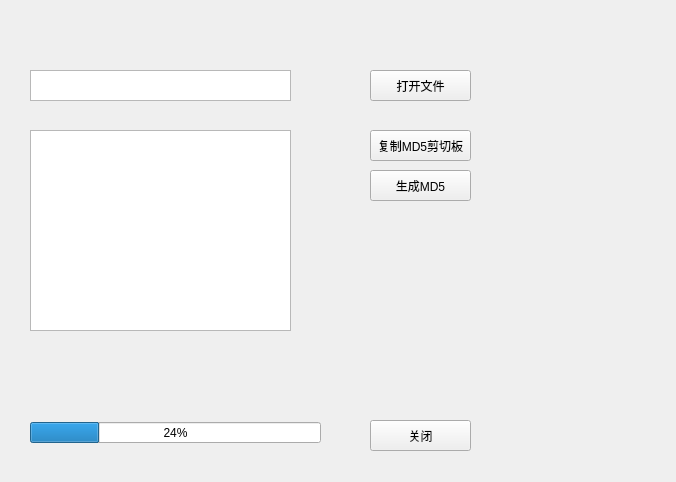
<?xml version="1.0" encoding="UTF-8"?>
<ui version="4.0">
 <class>Widget</class>
 <widget class="QWidget" name="Widget">
  <property name="geometry">
   <rect>
    <x>0</x>
    <y>0</y>
    <width>676</width>
    <height>482</height>
   </rect>
  </property>
  <property name="windowTitle">
   <string>Widget</string>
  </property>
  <widget class="QToolButton" name="toolButton">
   <property name="geometry">
    <rect>
     <x>370</x>
     <y>70</y>
     <width>101</width>
     <height>31</height>
    </rect>
   </property>
   <property name="text">
    <string>打开文件</string>
   </property>
  </widget>
  <widget class="QPushButton" name="pushButtonopen">
   <property name="geometry">
    <rect>
     <x>370</x>
     <y>130</y>
     <width>101</width>
     <height>31</height>
    </rect>
   </property>
   <property name="text">
    <string>复制MD5剪切板</string>
   </property>
  </widget>
  <widget class="QPlainTextEdit" name="plainTextEditfile">
   <property name="geometry">
    <rect>
     <x>30</x>
     <y>70</y>
     <width>261</width>
     <height>31</height>
    </rect>
   </property>
  </widget>
  <widget class="QPlainTextEdit" name="plainTextEditMD5Passwd">
   <property name="geometry">
    <rect>
     <x>30</x>
     <y>130</y>
     <width>261</width>
     <height>201</height>
    </rect>
   </property>
  </widget>
  <widget class="QPushButton" name="pushButtonopen_2">
   <property name="geometry">
    <rect>
     <x>370</x>
     <y>170</y>
     <width>101</width>
     <height>31</height>
    </rect>
   </property>
   <property name="text">
    <string>生成MD5</string>
   </property>
  </widget>
  <widget class="QProgressBar" name="progressBar">
   <property name="geometry">
    <rect>
     <x>30</x>
     <y>422</y>
     <width>291</width>
     <height>21</height>
    </rect>
   </property>
   <property name="value">
    <number>24</number>
   </property>
  </widget>
  <widget class="QPushButton" name="pushButtonopenclose">
   <property name="geometry">
    <rect>
     <x>370</x>
     <y>420</y>
     <width>101</width>
     <height>31</height>
    </rect>
   </property>
   <property name="text">
    <string>关闭</string>
   </property>
  </widget>
  <widget class="QProgressBar" name="progressBar_2">
   <property name="geometry">
    <rect>
     <x>40</x>
     <y>542</y>
     <width>291</width>
     <height>21</height>
    </rect>
   </property>
   <property name="value">
    <number>24</number>
   </property>
  </widget>
 </widget>
 <layoutdefault spacing="6" margin="11"/>
 <resources/>
 <connections/>
</ui>
